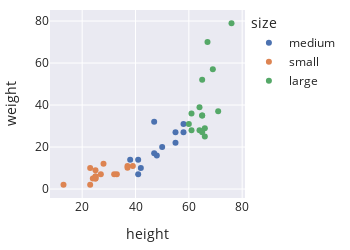

Here is the notebook cell this chart was saved with:
### Markdown cell above
Plotting methods in `plotly` also contain arguments for making facet plots.
We can facet using color on the same plot (`color` argument), or
facet into multiple subplots (`facet_col` and `facet_row`). Below are examples of each.

### Code cell
fig = px.scatter(dogs, x='height', y='weight', color='size',
                 width=350, height=250)
fig

### Figure 1 — Plotly figure (JSON) as saved in the notebook; plotly's stock layout.template omitted (floating-point values rounded to 4 significant figures)
{"data": [{"hovertemplate": "size=medium<br>height=%{x}<br>weight=%{y}<extra></extra>", "legendgroup": "medium", "marker": {"color": "rgb(76,114,176)", "symbol": "circle"}, "mode": "markers", "name": "medium", "orientation": "v", "showlegend": true, "type": "scatter", "x": [48, 41, 55, 50, 58, 58, 41, 42, 38, 47, 47, 55], "xaxis": "x", "y": [16, 14, 22, 20, 31, 27, 7, 10, 14, 32, 17, 27], "yaxis": "y"}, {"hovertemplate": "size=small<br>height=%{x}<br>weight=%{y}<extra></extra>", "legendgroup": "small", "marker": {"color": "rgb(221,132,82)", "symbol": "circle"}, "mode": "markers", "name": "small", "orientation": "v", "showlegend": true, "type": "scatter", "x": [25, 37, 37, 27, 33, 13, 25, 23, 25, 39, 24, 25, 32, 28, 23, 25], "xaxis": "x", "y": [6, 11, 10.15, 7, 7, 2, 5, 2, 6, 11, 5, 5, 7, 12, 10, 9], "yaxis": "y"}, {"hovertemplate": "size=large<br>height=%{x}<br>weight=%{y}<extra></extra>", "legendgroup": "large", "marker": {"color": "rgb(85,168,104)", "symbol": "circle"}, "mode": "markers", "name": "large", "orientation": "v", "showlegend": true, "type": "scatter", "x": [61, 65, 66, 60, 64, 65, 66, 69, 65, 71, 61, 64, 65, 76, 67], "xaxis": "x", "y": [28, 27, 29, 31, 28, 35, 25, 57, 35, 37, 36, 39, 52, 79, 70], "yaxis": "y"}], "layout": {"height": 250, "legend": {"title": {"text": "size"}, "tracegroupgap": 0}, "width": 350, "xaxis": {"anchor": "y", "autorange": true, "domain": [0, 1], "range": [7.929, 81.07], "title": {"text": "height"}, "type": "linear"}, "yaxis": {"anchor": "x", "autorange": true, "domain": [0, 1], "range": [-4.251, 85.25], "title": {"text": "weight"}, "type": "linear"}}}
